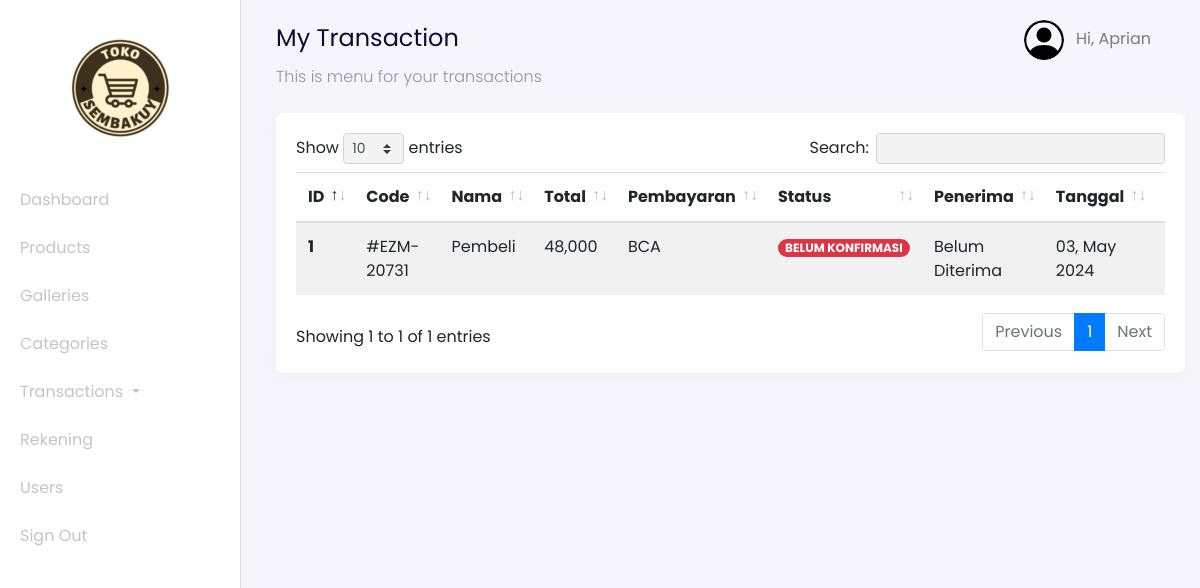
Screenshot of /admin?page=transactions (signed in) with the database file from the repository.
### tables this page shows
CREATE TABLE `users` (
  `id_user` int(11) NOT NULL,
  `name` varchar(255) NOT NULL,
  `email` varchar(255) NOT NULL,
  `password` varchar(255) NOT NULL,
  `address` text DEFAULT NULL,
  `phone_number` varchar(255) NOT NULL,
  `postal_code` varchar(191) NOT NULL,
  `roles` varchar(255) NOT NULL
);

CREATE TABLE `transactions` (
  `id_transaction` int(11) NOT NULL,
  `user_id` int(11) NOT NULL,
  `total_price` int(11) NOT NULL,
  `city` varchar(255) NOT NULL,
  `rekening_id` int(11) NOT NULL,
  `transaction_status` varchar(255) NOT NULL,
  `weight_total` int(11) NOT NULL,
  `delivered` int(11) NOT NULL,
  `photo_transaction` varchar(255) NOT NULL,
  `code` varchar(255) NOT NULL,
  `receiver` varchar(255) NOT NULL,
  `time_arrived` timestamp NULL DEFAULT NULL,
  `created_at` timestamp NOT NULL DEFAULT current_timestamp()
);

CREATE TABLE `rekening_numbers` (
  `id_rekening` int(11) NOT NULL,
  `bank_name` varchar(255) NOT NULL,
  `number` varchar(255) NOT NULL,
  `rekening_name` varchar(255) NOT NULL
);

### config/config.php (called while the page is built, shortened)
<?php
$host = 'localhost';
$user = 'root';
$password = '';
$dbname = 'imk_tugas';
$conn = mysqli_connect($host, $user, $password, $dbname);
function query($query)
{
    global $conn;
    $result = mysqli_query($conn, $query);
    $rows = [];
    while ($row = mysqli_fetch_assoc($result)) {
        $rows[] = $row;
    }
    return $rows;
}
?>

### admin/transaction/dashboard-transactions.php (the view, shortened to what this page needs)
<nav
  class="navbar navbar-expand-lg navbar-light navbar-store fixed-top"
  data-aos="fade-down"
>
  <div class="container-fluid">
    <div class="collpase navbar-collapse" id="navbarResponsive">
      <ul class="navbar-nav d-none d-lg-flex ml-auto">
        <li class="nav-item dropdown">
          <a
            href="#"
            class="nav-link"
            id="navbarDropdown"
            role="button"
            data-toggle="dropdown"
          >
          <img
              src="../assets/images/person-circle.svg"
              alt="profile"
              height="40px"
              class="rounded-circle mr-2 profile-picture"
            />
            <?php
              $id_user = $_SESSION['user'];
              $user = query("SELECT * FROM users WHERE id_user = $id_user")[0];
            ?>
            Hi, <?= $user["name"]; ?>
          </a>
        </li>
      </ul>
    </div>
  </div>
</nav>
<div class="section-content section-dashboard-home" data-aos="fade-up">
  <div class="container-fluid">
    <div class="dashboard-heading">
      <h2 class="dashboard-title">My Transaction</h2>
      <p class="dashboard-subtitle">This is menu for your transactions</p>
    </div>
    <div class="dashboard-content">
      <div class="row mt-4">
        <div class="col-12">
          <div class="card">
            <div class="card-body">
              <div class="row">
                <div class="col-12">
                  <div class="table-responsive">
                    <table class="table table-striped table-hover" id="table">
                      <thead>
                        <tr>
                          <th scope="col">ID</th>
                          <th scope="col">Code</th>
                          <th scope="col">Nama</th>
                          <th scope="col">Total</th>
                          <th scope="col">Pembayaran</th>
                          <th scope="col">Status</th>
                          <th scope="col">Penerima</th>
                          <th scope="col">Tanggal</th>
                          <th scope="col" class="text-center">Aksi</th>
                        </tr>
                      </thead>
                      <tbody>
                        <?php
                          $no = 1;
                          $query = "SELECT * FROM transactions INNER JOIN users ON transactions.user_id = users.id_user INNER JOIN rekening_numbers ON transactions.rekening_id = rekening_numbers.id_rekening";
                          $transactions = query($query);
                        ?>
                        <?php foreach ($transactions as $transaction) : ?>
                          <tr>
                            <th scope="row"><?= $no; ?></th>
                            <td>#<?= $transaction["code"]; ?></td>
                            <td><?= $transaction["name"]; ?></td>
                            <td><?= number_format($transaction["total_price"]); ?></td>
                            <td><?= $transaction["bank_name"]; ?></td>
                            <td>
                              <?php if ($transaction["transaction_status"] == "BELUM KONFIRMASI") : ?>
                                <span class="badge badge-pill badge-danger"><?= $transaction["transaction_status"]; ?></span>
                              <?php elseif($transaction["transaction_status"] == "TERKONFIRMASI"): ?>
                              <span class="badge badge-pill badge-warning"><?= $transaction["transaction_status"]; ?></span>
                              <?php elseif($transaction["transaction_status"] == "PICKUP") : ?>
                                <span class="badge badge-pill badge-primary"><?= $transaction["transaction_status"]; ?></span>
                              <?php else: ?>
                                <span class="badge badge-pill badge-success"><?= $transaction["transaction_status"]; ?></span>
                              <?php endif; ?>
                            </td>
                            <?php if (isset($transaction["receiver"])) : ?>
                              <td><?= $transaction["receiver"] ? $transaction['receiver'] : 'Belum Diterima'; ?></td>
                            <?php endif;?>
                            <?php
                              $tanggal = $transaction["created_at"];
                            ?>
                            <td><?= date('d, F Y', strtotime($tanggal)); ?></td>
                            <td style="width: 17%; text-align: center;">
                            </td>
                          </tr>
                        <?php $no++ ?>
                        <?php endforeach;?>
                      </tbody>
                    </table>
                  </div>
                </div>
              </div>
            </div>
          </div>
        </div>
      </div>
    </div>
  </div>
</div>

### rows the page displays
users: name "Aprian"
transactions: code "EZM-20731", user.name "Pembeli", total_price "48,000", rekening_numbers.bank_name "BCA", transaction_status "BELUM KONFIRMASI", receiver "Belum Diterima", created_at "03, May 2024"
